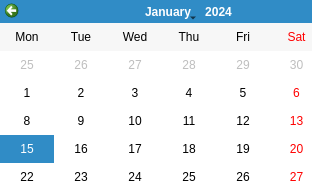
<?xml version="1.0" encoding="UTF-8"?>
<ui version="4.0">
 <class>dlgCalendar</class>
 <widget class="QDialog" name="dlgCalendar">
  <property name="geometry">
   <rect>
    <x>0</x>
    <y>0</y>
    <width>312</width>
    <height>185</height>
   </rect>
  </property>
  <property name="minimumSize">
   <size>
    <width>312</width>
    <height>185</height>
   </size>
  </property>
  <property name="maximumSize">
   <size>
    <width>312</width>
    <height>185</height>
   </size>
  </property>
  <property name="windowTitle">
   <string>Dialog</string>
  </property>
  <widget class="QCalendarWidget" name="Calendar">
   <property name="geometry">
    <rect>
     <x>0</x>
     <y>0</y>
     <width>376</width>
     <height>218</height>
    </rect>
   </property>
   <property name="verticalHeaderFormat">
    <enum>QCalendarWidget::NoVerticalHeader</enum>
   </property>
  </widget>
 </widget>
 <resources/>
 <connections/>
</ui>
